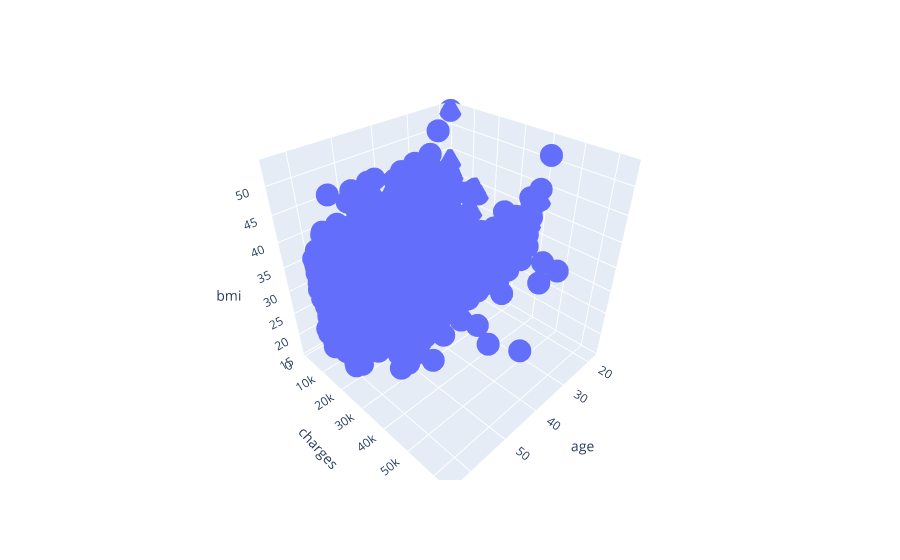

Notebook source saved alongside this figure:
### Code cell
fig = px.scatter_3d(df, x='age', y='charges', z='bmi')
fig.show()

### Figure 1 — Plotly figure (JSON) as saved in the notebook; plotly's stock layout.template omitted (floating-point values rounded to 4 significant figures; data arrays with more than 128 entries replaced by an {"elided": "..."} marker saying what was removed)
{"data": [{"hovertemplate": "age=%{x}<br>charges=%{y}<br>bmi=%{z}<extra></extra>", "legendgroup": "", "marker": {"color": "#636efa", "symbol": "circle"}, "mode": "markers", "name": "", "scene": "scene", "showlegend": false, "type": "scatter3d", "x": {"elided": "1338 int values"}, "y": {"elided": "1338 float values"}, "z": {"elided": "1338 float values"}}], "layout": {"legend": {"tracegroupgap": 0}, "margin": {"t": 60}, "scene": {"domain": {"x": [0, 1], "y": [0, 1]}, "xaxis": {"title": {"text": "age"}}, "yaxis": {"title": {"text": "charges"}}, "zaxis": {"title": {"text": "bmi"}}}}}
